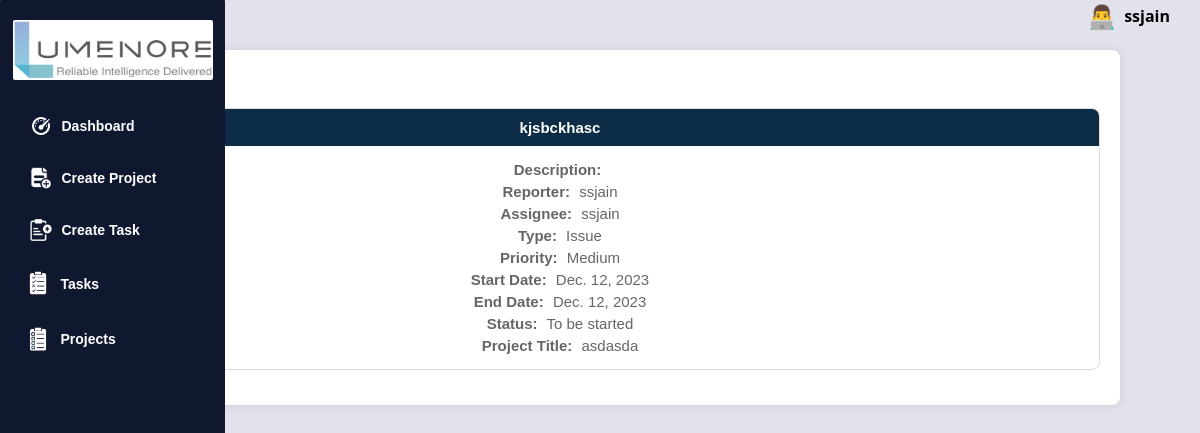
The page /task/ticket-list/ (signed in) on the database its author committed.
### taskmanager/models.py (models this page shows, shortened)
class TmUser(AbstractBaseUser, PermissionsMixin):
    tm_user_id = AutoField(primary_key=True)
    username = CharField(max_length=255, unique=True)
    email = EmailField(max_length=255, unique=True)
    created_on = DateField(default=now, editable=False)
    modified_by = IntegerField(null=True, blank=True)
    modified_on = DateField(null=True, blank=True)
    is_active = BooleanField(default=True)
    is_staff = BooleanField(default=False)
    USERNAME_FIELD = "email"
    REQUIRED_FIELDS = ["username"]
    objects = TmUserManager()
    def __str__(self):
        return self.username
    class Meta:
        db_table = 'tm_user'

class TmTask(Model):
    tm_task_id = AutoField(primary_key=True)
    tm_task_info = ForeignKey(
        TmTaskInfo, on_delete=CASCADE, null=True, blank=True
    )
    tm_status = ForeignKey(TmStatus, on_delete=CASCADE)
    tm_project = ForeignKey(TmProject, on_delete=CASCADE)
    tm_priority = ForeignKey(TmPriority, on_delete=CASCADE)
    tm_user = ForeignKey(TmUser, on_delete=CASCADE, null=True, blank=True)
    tm_source_info = ForeignKey(
        TmSourceInfo, on_delete=CASCADE, null=True, blank=True
    )
    tm_task_type = ForeignKey(TmTaskType, on_delete=CASCADE)
    created_on = DateField(default=now, editable=False)
    modified_on = DateField(auto_now=True)
    is_active = BooleanField(default=True)
    class Meta:
        db_table = 'tm_task'

class TmTaskInfo(Model):
    default_user = get_user_model().objects.get(username="ssjain")
    tm_task_info_id = AutoField(primary_key=True)
    task_title = CharField(max_length=255)
    task_description = TextField(null=True, blank=True)
    start_date = DateField(default=now)
    end_date = DateField(default=now)
    close_date = DateField(default=now, blank=True)
    label = CharField(max_length=255, null=True, blank=True)
    created_by = ForeignKey(
        TmUser,
        on_delete=SET_DEFAULT,
        default=default_user,
        null=True,
        related_name="reporter",
    )
    created_on = DateField(default=now, editable=False)
    modified_by = ForeignKey(
        TmUser,
        on_delete=SET_DEFAULT,
        default=default_user,
        null=True,
        blank=True,
        related_name="assignee",
    )
    modified_on = DateField(default=now, blank=True)
    is_active = BooleanField(default=True)
    class Meta:
        db_table = 'tm_task_info'

class TmTaskType(Model):
    tm_task_type_id = AutoField(primary_key=True)
    task_type_name = CharField(max_length=250)
    task_type_description = TextField()
    created_on = DateField(default=now, editable=False)
    modified_on = DateField(default=now)
    is_active = BooleanField(default=True)
    def __str__(self):
        return self.task_type_name
    class Meta:
        db_table = 'tm_task_type'

class TmPriority(Model):
    tm_priority_id = AutoField(primary_key=True)
    priority_name = CharField(max_length=255, null=True, blank=True)
    created_on = DateField(default=now, editable=False)
    modified_on = DateField(default=now)
    is_active = BooleanField(default=True)
    def __str__(self):
        return self.priority_name
    class Meta:
        db_table = 'tm_priority'

class TmStatus(Model):
    tm_status_id = AutoField(primary_key=True)
    status_name = CharField(max_length=255, null=True, blank=True)
    colour = CharField(max_length=255, default="green")
    created_on = DateField(default=now, editable=False)
    modified_on = DateField(default=now)
    is_active = BooleanField(default=True)
    def __str__(self):
        return self.status_name
    class Meta:
        db_table = 'tm_status'

class TmProject(Model):
    tm_project_id = AutoField(primary_key=True)
    project_name = CharField(max_length=255)
    project_description = TextField()
    start_date = DateField(null=True, blank=True, default=now)
    end_date = DateField(null=True, blank=True)
    created_by = ForeignKey(
        TmUser, on_delete=SET_NULL, null=True, related_name="project_created_by"
    )
    created_on = DateField(default=now, editable=False)
    modified_by = ForeignKey(
        TmUser, on_delete=SET_NULL, null=True, related_name="project_modified_by"
    )
    modified_on = DateField(default=now)
    def __str__(self):
        return self.project_name
    class Meta:
        db_table = 'tm_project'

### taskmanager/views.py (the view)
# urls.py: path("ticket-list/", views.ticket_list, name="ticket-list"),
@login_required(login_url="login")
def ticket_list(req):
    tickets = TmTask.objects.all()
    logger.info(f"task list fetch success")
    return render(req, "ticket_list.html", {"tickets": tickets})

### taskmanager/templates/ticket_list.html (shortened to what this page needs)
{% extends 'base.html' %}
{% block content %}
<div class="ticket-list-container">
  <h2>● Task List</h2>
  <ul class="ticket-items">
    {% for ticket in tickets %}
      <li class="ticket-item">
        <div class="ticket-header">
          <strong>
            <a href="{% url 'ticket' ticket.tm_task_info.tm_task_info_id %}" class="ticket-title">{{ ticket.tm_task_info.task_title }}</a>
          </strong>
        </div>
        <div class="ticket-details">
          <p><strong>Description:</strong> {{ ticket.tm_task_info.task_description }}</p>
          <p><strong>Reporter:</strong> {{ ticket.tm_task_info.created_by }}</p>
          <p><strong>Assignee:</strong> {{ ticket.tm_task_info.modified_by }}</p>
          <p><strong>Type:</strong> {{ ticket.tm_task_type }}</p>
          <p><strong>Priority:</strong> {{ ticket.tm_priority }}</p>
          <p><strong>Start Date:</strong> {{ ticket.tm_task_info.start_date }}</p>
          <p><strong>End Date:</strong> {{ ticket.tm_task_info.end_date }}</p>
          <p><strong>Status:</strong> {{ ticket.tm_status }}</p>
          <p><strong>Project Title:</strong> {{ ticket.tm_project }}</p>
        </div>
      </li>
    {% endfor %}
  </ul>
</div>
{% endblock %}

### taskmanager/templates/navbar.html (shortened to what this page needs)
<li class="user-info">
    <div class="user-details" onclick="toggleDropdown()">
        <span class="user-icon">👨‍💻</span>
        <span class="user-name">{{ request.user.username }}</span>
    </div>
</li>

### apps/static/styles/style.css (style rules this page uses)
body { background-color: rgba(209, 210, 226, 0.63); color: #333; font-family: 'Arial', sans-serif; }
h2 { color: #000000; font-size: 1.3em; font-family: Verdana, Geneva, Tahoma, sans-serif; margin-top:-1px; }
nav ul li { display: inline-block; margin-left: 10px; }
.user-info { color: #000000; cursor: pointer; font-family: 'Segoe UI', Tahoma, Geneva, Verdana, sans-serif; }
.user-details { display: flex; align-items: center; margin-right: 20px; }
.user-info .user-name { font-weight: bold; margin-right: 5px; font-size: 16px; }
.user-icon { font-size: 23px; margin-right: 8px ; }
.user-info, .profile-icon, .logout-icon { font-size: 20px; margin-right: 5px; }
p { margin-top: 10px; text-align: center; color: #666; }
a { color: #3498db; text-decoration: none; }
body { font-family: 'Arial', sans-serif; margin: 0; overflow-x: hidden; }

### taskmanager/templates/ticket_list.html (style rules this page uses)
body { margin: 0; font-family: 'Arial', sans-serif; }
.ticket-list-container { max-width: 1200px; width: 90%; margin-top: 50px; padding: 20px; background-color: #fff; box-shadow: 0 0 10px rgba(0, 0, 0, 0.1); border-radius: 8px; font-size: 15px; }
h2 { color: #0d171e; }
.ticket-items { display: grid; grid-template-columns: repeat(auto-fit, minmax(300px, 1fr)); gap: 20px; padding: 0; }
.ticket-item { border: 1px solid #ddd; border-radius: 8px; overflow: hidden; }
.ticket-title { text-decoration: none; color: #3498db; display: block; padding: 10px; background-color: #0d2d46; color: #fff; text-align: center; }
.ticket-details { padding: 10px; }
.ticket-details p { margin: 5px 0; }
.ticket-details strong { margin-right: 5px; }
body { margin: 0; font-family: 'Arial', sans-serif; overflow-x: hidden; }

### rows shown on the page
TmUser: user.username "ssjain"
TmTask: tm_task_info.task_title "kjsbckhasc", tm_task_info.created_by "ssjain", tm_task_info.modified_by "ssjain", tm_task_type "Issue", tm_priority "Medium", tm_task_info.start_date "Dec. 12, 2023", tm_task_info.end_date "Dec. 12, 2023", tm_status "To be started", tm_project "asdasda"
